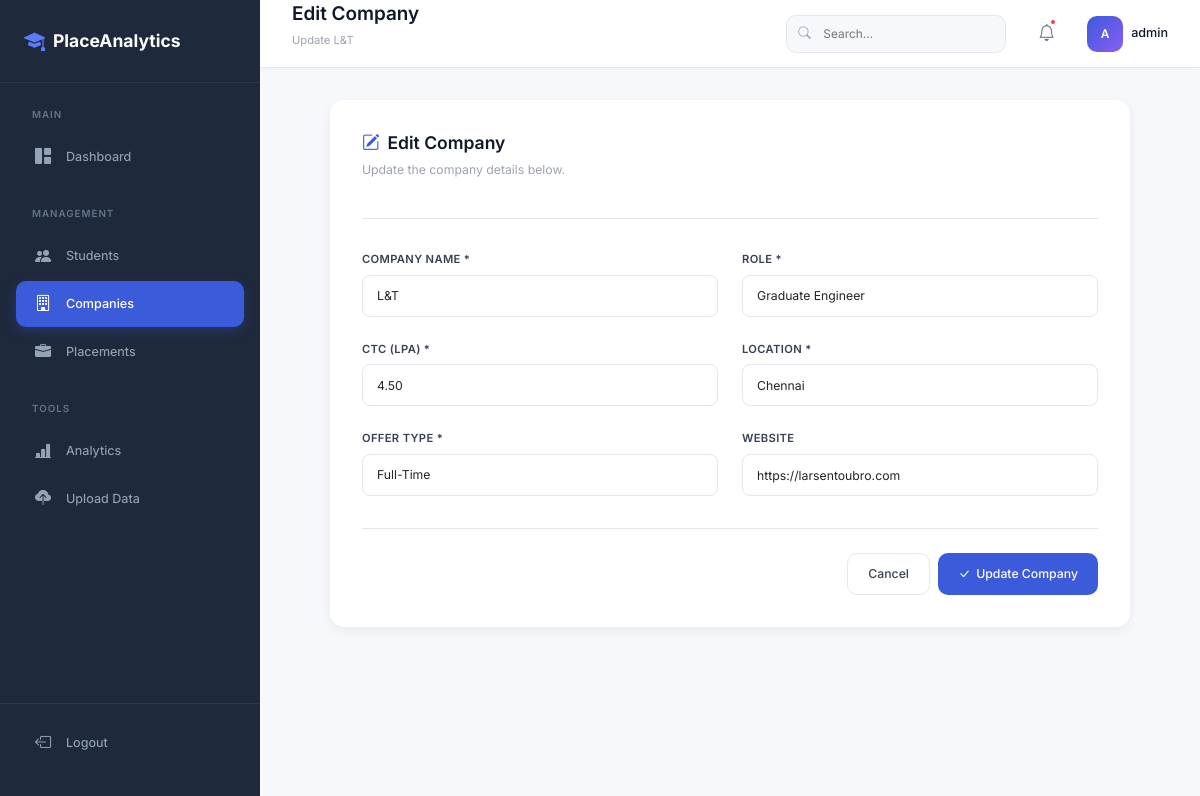
Screenshot of /companies/30/edit/ (signed in) with the database file from the repository.
### placement_app/models.py (models this page shows, shortened)
class Company(models.Model):
    OFFER_TYPE_CHOICES = [
        ('Full-Time', 'Full-Time'),
        ('Internship', 'Internship'),
        ('Both', 'Both'),
    ]
    company_id = models.AutoField(primary_key=True)
    company_name = models.CharField(max_length=300, db_index=True)
    role = models.CharField(max_length=200, db_index=True)
    ctc = models.DecimalField(max_digits=10, decimal_places=2, help_text="CTC in LPA")
    location = models.CharField(max_length=200, db_index=True)
    offer_type = models.CharField(max_length=20, choices=OFFER_TYPE_CHOICES, default='Full-Time', db_index=True)
    website = models.URLField(blank=True, null=True)
    created_at = models.DateTimeField(auto_now_add=True)
    updated_at = models.DateTimeField(auto_now=True)
    class Meta:
        ordering = ['-created_at']
        verbose_name_plural = "Companies"

### placement_app/views.py (the view)
# urls.py: path('companies/<int:pk>/edit/', views.edit_company, name='edit_company'),
@login_required
def edit_company(request, pk):
    company = get_object_or_404(Company, pk=pk)
    if request.method == 'POST':
        form = CompanyForm(request.POST, instance=company)
        if form.is_valid():
            form.save()
            cache.delete_many(['dashboard_stats', 'analytics_stats'])
            messages.success(request, 'Company updated successfully!')
            return redirect('company_list')
    else:
        form = CompanyForm(instance=company)
    return render(request, 'companies/edit_company.html', {'form': form, 'company': company})

### placement_app/forms.py
class CompanyForm(forms.ModelForm):
    class Meta:
        model = Company
        fields = ['company_name', 'role', 'ctc', 'location', 'offer_type', 'website']
        widgets = {
            'company_name': forms.TextInput(attrs={
                'class': 'form-control',
                'placeholder': 'Enter company name',
            }),
            'role': forms.TextInput(attrs={
                'class': 'form-control',
                'placeholder': 'e.g. Software Engineer',
            }),
            'ctc': forms.NumberInput(attrs={
                'class': 'form-control',
                'placeholder': 'e.g. 12.00',
                'step': '0.01',
            }),
            'location': forms.TextInput(attrs={
                'class': 'form-control',
                'placeholder': 'e.g. Bangalore',
            }),
            'offer_type': forms.Select(attrs={
                'class': 'form-select',
            }),
            'website': forms.URLInput(attrs={
                'class': 'form-control',
                'placeholder': 'https://company.com',
            }),
        }

### placement_app/templates/companies/edit_company.html (shortened to what this page needs)
{% extends 'base.html' %}
{% block page_title %}Edit Company{% endblock %}
{% block page_subtitle %}Update {{ company.company_name }}{% endblock %}
{% block content %}
<div class="form-page">
    <div class="form-card">
        <div class="form-card-header">
            <h2><i class="bi bi-pencil-square"></i> Edit Company</h2>
            <p>Update the company details below.</p>
        </div>
        <form method="POST" id="edit-company-form">
            <div class="form-grid">
                <div class="form-group">
                    <label for="{{ form.company_name.id_for_label }}">Company Name *</label>
                    {{ form.company_name }}
                </div>
                <div class="form-group">
                    <label for="{{ form.role.id_for_label }}">Role *</label>
                    {{ form.role }}
                </div>
                <div class="form-group">
                    <label for="{{ form.ctc.id_for_label }}">CTC (LPA) *</label>
                    {{ form.ctc }}
                </div>
                <div class="form-group">
                    <label for="{{ form.location.id_for_label }}">Location *</label>
                    {{ form.location }}
                </div>
                <div class="form-group">
                    <label for="{{ form.offer_type.id_for_label }}">Offer Type *</label>
                    {{ form.offer_type }}
                </div>
                <div class="form-group">
                    <label for="{{ form.website.id_for_label }}">Website</label>
                    {{ form.website }}
                </div>
            </div>
            <div class="form-actions">
                <a href="{% url 'company_list' %}" class="btn-secondary-sm">Cancel</a>
                <button type="submit" class="btn-primary-sm" id="update-company">
                    <i class="bi bi-check-lg"></i> Update Company
                </button>
            </div>
        </form>
    </div>
</div>
{% endblock %}

### placement_app/templates/base.html (shortened to what this page needs)
{% load static %}
<!DOCTYPE html>
<html lang="en">
<head>
    <link href="https://cdn.jsdelivr.net/npm/bootstrap@5.3.2/dist/css/bootstrap.min.css" rel="stylesheet">
    <link href="https://cdn.jsdelivr.net/npm/bootstrap-icons@1.11.2/font/bootstrap-icons.css" rel="stylesheet">
    <link rel="stylesheet" href="{% static 'css/styles.css' %}">
</head>
<body>
    {% if user.is_authenticated %}
    <div class="app-wrapper">
        <aside class="sidebar" id="sidebar">
            <div class="sidebar-header">
                <div class="sidebar-logo">
                    <i class="bi bi-mortarboard-fill"></i>
                    <span>PlaceAnalytics</span>
                </div>
            </div>
            <nav class="sidebar-nav">
                <div class="nav-section">
                    <span class="nav-section-title">Main</span>
                    <a href="{% url 'dashboard' %}" class="nav-link {% if request.resolver_match.url_name == 'dashboard' %}active{% endif %}" id="nav-dashboard">
                        <i class="bi bi-grid-1x2-fill"></i>
                        <span>Dashboard</span>
                    </a>
                </div>
                <div class="nav-section">
                    <span class="nav-section-title">Management</span>
                    <a href="{% url 'student_list' %}" class="nav-link {% if 'student' in request.resolver_match.url_name %}active{% endif %}" id="nav-students">
                        <i class="bi bi-people-fill"></i>
                        <span>Students</span>
                    </a>
                    <a href="{% url 'company_list' %}" class="nav-link {% if 'company' in request.resolver_match.url_name %}active{% endif %}" id="nav-companies">
                        <i class="bi bi-building"></i>
                        <span>Companies</span>
                    </a>
                    <a href="{% url 'placement_list' %}" class="nav-link {% if 'placement' in request.resolver_match.url_name %}active{% endif %}" id="nav-placements">
                        <i class="bi bi-briefcase-fill"></i>
                        <span>Placements</span>
                    </a>
                </div>
                <div class="nav-section">
                    <span class="nav-section-title">Tools</span>
                    <a href="{% url 'analytics' %}" class="nav-link {% if request.resolver_match.url_name == 'analytics' %}active{% endif %}" id="nav-analytics">
                        <i class="bi bi-bar-chart-line-fill"></i>
                        <span>Analytics</span>
                    </a>
                    <a href="{% url 'upload_dataset' %}" class="nav-link {% if request.resolver_match.url_name == 'upload_dataset' %}active{% endif %}" id="nav-upload">
                        <i class="bi bi-cloud-upload-fill"></i>
                        <span>Upload Data</span>
                    </a>
                </div>
                <div class="nav-section nav-section-bottom">
                    <a href="{% url 'logout' %}" class="nav-link" id="nav-logout">
                        <i class="bi bi-box-arrow-left"></i>
                        <span>Logout</span>
                    </a>
                </div>
            </nav>
        </aside>
        <div class="main-content">
            <header class="topbar">
                <div class="topbar-left">
                    <div class="page-title-area">
                        <h1 class="page-title">{% block page_title %}Dashboard{% endblock %}</h1>
                        <p class="page-subtitle">{% block page_subtitle %}Overview & Statistics{% endblock %}</p>
                    </div>
                </div>
                <div class="topbar-right">
                    <div class="topbar-search">
                        <i class="bi bi-search"></i>
                        <input type="text" placeholder="Search..." id="global-search">
                    </div>
                    <button class="topbar-icon-btn" id="notif-btn">
                        <i class="bi bi-bell"></i>
                        <span class="notification-dot"></span>
                    </button>
                    <div class="topbar-profile">
                        <div class="avatar">
                            {{ user.username|first|upper }}
                        </div>
                        <span class="profile-name d-none d-md-inline">{{ user.username }}</span>
                    </div>
                </div>
            </header>
            <main class="content-area">
                {% block content %}{% endblock %}
            </main>
        </div>
    </div>
    {% else %}
        {% block guest_content %}{% endblock %}
    {% endif %}
</body>
</html>

### rows the page displays
Company: company_name "L&T", role "Graduate Engineer", ctc "4.50", location "Chennai", offer_type "Full-Time", website "https://larsentoubro.com"

### other values shown
{{ user.username|first|upper }} "A"
{{ user.username }} "admin"
